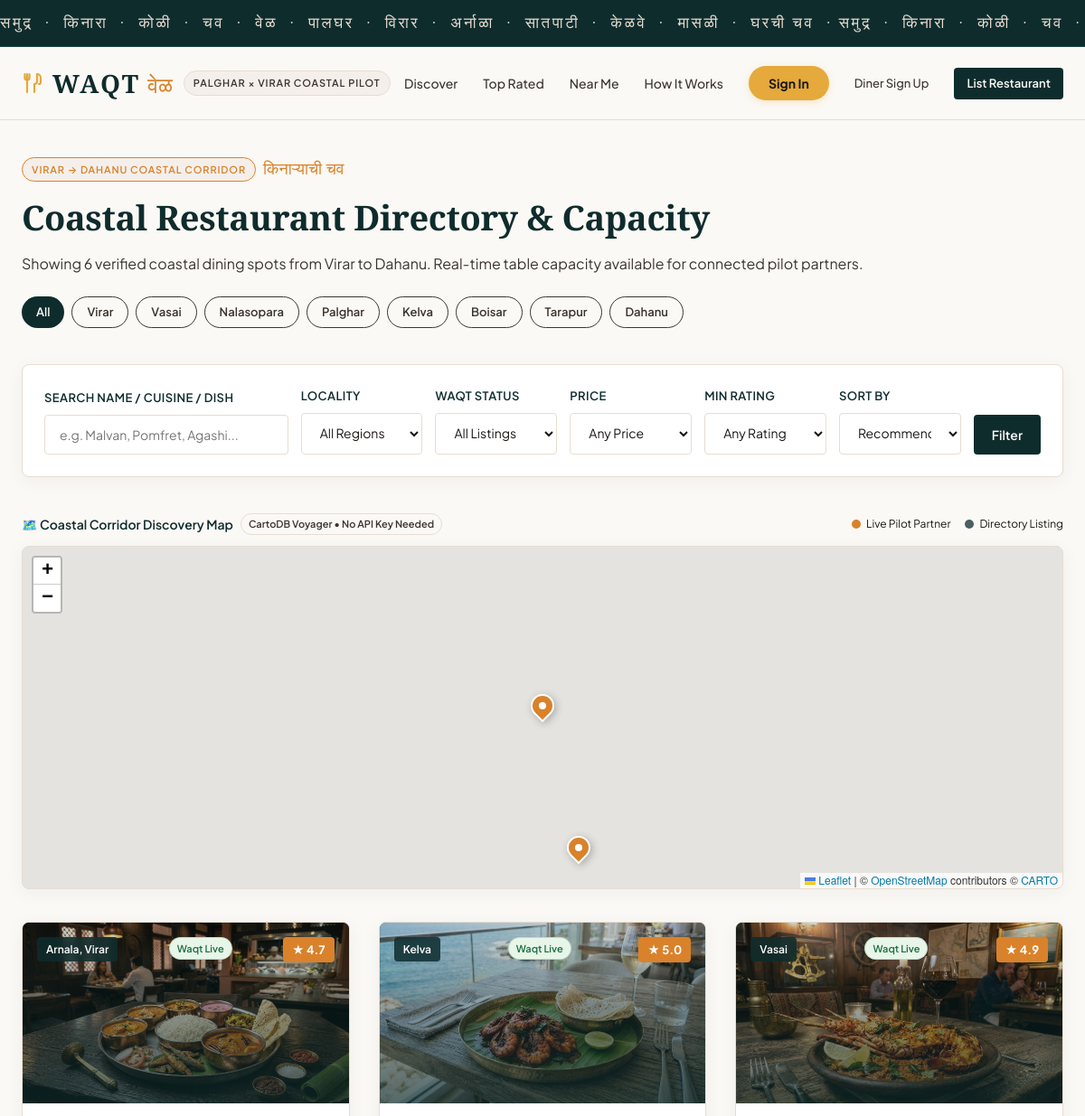
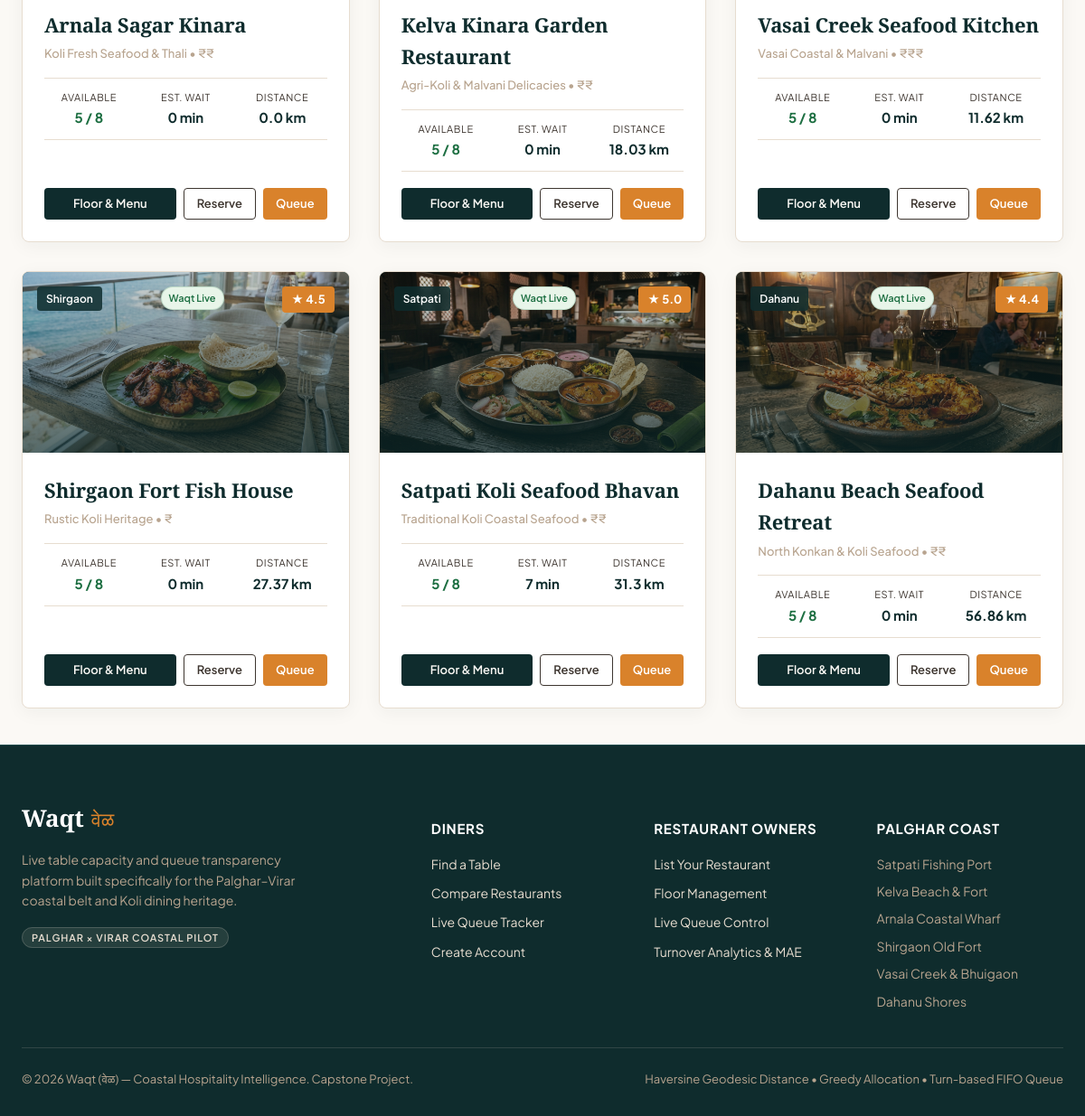
Screenshot of /restaurants/search/ with the database file from the repository (2 pictures, top to bottom).
### restaurants/models.py (models this page shows, shortened)
class Restaurant(models.Model):
    PRICE_CHOICES = (
        ('₹', 'Budget (Under ₹300 per person)'),
        ('₹₹', 'Moderate (₹300 - ₹700 per person)'),
        ('₹₹₹', 'Premium (₹700 - ₹1500 per person)'),
        ('₹₹₹₹', 'Luxury Coastal Feast (₹1500+ per person)'),
    )
    WAQT_STATUS_CHOICES = (
        ('LIVE', 'Live on Waqt (Floor & Queue Connected)'),
        ('LISTED', 'Listed in Directory (Not Connected)'),
        ('DEMO', 'Waqt Pilot Demo Data'),
    )
    CLAIM_STATUS_CHOICES = (
        ('UNCLAIMED', 'Unclaimed Public Listing'),
        ('PENDING', 'Claim Pending Verification'),
        ('VERIFIED', 'Verified Owner Registered'),
        ('REJECTED', 'Claim Rejected'),
    )
    owner = models.ForeignKey(settings.AUTH_USER_MODEL, on_delete=models.SET_NULL, null=True, blank=True, related_name='restaurants')
    name = models.CharField(max_length=255)
    slug = models.SlugField(max_length=255, unique=True, blank=True)
    description = models.TextField(blank=True, default='')
    cuisine_type = models.CharField(max_length=120, default='Koli Coastal Seafood')
    address = models.CharField(max_length=500)
    locality = models.CharField(max_length=120, help_text="e.g. Virar, Nalasopara, Vasai, Palghar, Boisar, Tarapur, Kelva, Dahanu")
    city = models.CharField(max_length=100, default='Palghar')
    district = models.CharField(max_length=100, default='Palghar')
    latitude = models.DecimalField(max_digits=9, decimal_places=6, default=19.693600)
    longitude = models.DecimalField(max_digits=9, decimal_places=6, default=72.765500)
    price_range = models.CharField(max_length=10, choices=PRICE_CHOICES, default='₹₹')
    phone = models.CharField(max_length=50, blank=True, default='')
    website = models.URLField(max_length=500, blank=True, null=True)
    opening_time = models.TimeField(default='11:00:00')
    closing_time = models.TimeField(default='23:00:00')
    average_rating = models.FloatField(default=4.2, validators=[MinValueValidator(1.0), MaxValueValidator(5.0)])
    external_rating = models.FloatField(null=True, blank=True)
    external_rating_source = models.CharField(max_length=80, blank=True, default='Public Reviews')
    waqt_rating = models.FloatField(null=True, blank=True)
    is_active = models.BooleanField(default=True)
    is_verified = models.BooleanField(default=True, help_text="True if business existence is verified from public sources")
    is_demo = models.BooleanField(default=False, help_text="True only for designated test/demo restaurants")
    waqt_status = models.CharField(max_length=20, choices=WAQT_STATUS_CHOICES, default='LISTED')
    claim_status = models.CharField(max_length=25, choices=CLAIM_STATUS_CHOICES, default='UNCLAIMED')
    source_url = models.URLField(max_length=600, blank=True, null=True)
    source_name = models.CharField(max_length=100, blank=True, default='Public Coastal Directory')
    last_verified_at = models.DateTimeField(null=True, blank=True)
    hero_image = models.CharField(max_length=500, blank=True, default='/static/images/hero-coastal.jpg')
    created_at = models.DateTimeField(auto_now_add=True)
    updated_at = models.DateTimeField(auto_now=True)
    class Meta:
        ordering = ['name']
        indexes = [
            models.Index(fields=['locality']),
            models.Index(fields=['waqt_status']),
            models.Index(fields=['cuisine_type']),
        ]
    def is_connected_to_waqt(self):
        return self.waqt_status in ['LIVE', 'DEMO']
    def total_tables(self):
        return self.tables.count() if self.is_connected_to_waqt() else 0
    def available_tables(self):
        return self.tables.filter(status='AVAILABLE').count() if self.is_connected_to_waqt() else 0
    def waiting_queue_count(self):
        return self.queue_entries.filter(status='WAITING').count() if self.is_connected_to_waqt() else 0

### restaurants/views.py (the view, shortened to what this page needs)
# urls.py: path('search/', views.restaurant_search_view, name='search'),
def restaurant_search_view(request):
    restaurants = Restaurant.objects.filter(is_active=True)
    query = request.GET.get('q', '').strip()
    cuisine = request.GET.get('cuisine', '').strip()
    price = request.GET.get('price', '').strip()
    locality = request.GET.get('locality', '').strip()
    status_filter = request.GET.get('status', '').strip()
    min_rating = request.GET.get('min_rating', '').strip()
    sort_by = request.GET.get('sort', 'recommended')
    try:
        user_lat = float(request.GET.get('lat', get_default_coastal_coords()[0]))
        user_lon = float(request.GET.get('lon', get_default_coastal_coords()[1]))
    except (ValueError, TypeError):
        user_lat, user_lon = get_default_coastal_coords()
    if cuisine:
        restaurants = restaurants.filter(cuisine_type__icontains=cuisine)
    if price:
        restaurants = restaurants.filter(price_range=price)
    if locality and locality.lower() != 'all':
        restaurants = restaurants.filter(
            Q(locality__icontains=locality) | Q(city__icontains=locality)
        )
    if status_filter == 'live':
        restaurants = restaurants.filter(waqt_status__in=['LIVE', 'DEMO'])
    elif status_filter == 'listed':
        restaurants = restaurants.filter(waqt_status='LISTED')
    annotated = []
    for r in restaurants:
        dist = calculate_haversine_distance(user_lat, user_lon, float(r.latitude), float(r.longitude))
        is_conn = r.is_connected_to_waqt()
        wait = estimate_queue_wait_minutes(r, party_size=2) if is_conn else None
        score_data = calculate_waqt_score(r, user_lat, user_lon)
        effective_rating = float(r.external_rating or r.average_rating or 4.0)
        annotated.append({
            'obj': r,
            'is_connected': is_conn,
            'distance_km': dist,
            'wait_minutes': wait,
            'waqt_score': score_data['waqt_score'] if is_conn else round(effective_rating * 15, 1),
            'score_breakdown': score_data['breakdown'] if is_conn else {},
            'available_tables': r.available_tables() if is_conn else None,
            'total_tables': r.total_tables() if is_conn else None,
            'waiting_queue': r.waiting_queue_count() if is_conn else None,
            'effective_rating': effective_rating,
        })
    if sort_by == 'distance':
        annotated.sort(key=lambda x: x['distance_km'])
    elif sort_by == 'rating':
        annotated.sort(key=lambda x: x['effective_rating'], reverse=True)
    elif sort_by == 'wait':
        annotated.sort(key=lambda x: (x['wait_minutes'] is None, x['wait_minutes'] or 999))
    elif sort_by == 'price':
        tier_order = {'₹': 1, '₹₹': 2, '₹₹₹': 3, '₹₹₹₹': 4}
        annotated.sort(key=lambda x: tier_order.get(x['obj'].price_range, 2))
    else:  # 'recommended'
        annotated.sort(key=lambda x: (x['is_connected'], x['waqt_score']), reverse=True)
    localities = ['All', 'Virar', 'Vasai', 'Nalasopara', 'Palghar', 'Kelva', 'Boisar', 'Tarapur', 'Dahanu']
    map_pins = []
    for item in annotated:
        r = item['obj']
        map_pins.append({
            'name': r.name,
            'slug': r.slug,
            'locality': r.locality,
            'cuisine': r.cuisine_type,
            'lat': float(r.latitude),
            'lon': float(r.longitude),
            'rating': item['effective_rating'],
            'is_connected': item['is_connected'],
            'available_tables': item['available_tables'],
            'total_tables': item['total_tables'],
            'wait_minutes': item['wait_minutes'],
            'price_range': r.price_range,
        })
    context = {
        'restaurants': annotated,
        'query': query,
        'cuisine': cuisine,
        'price': price,
        'locality': locality,
        'status_filter': status_filter,
        'min_rating': min_rating,
        'sort_by': sort_by,
        'user_lat': user_lat,
        'user_lon': user_lon,
        'localities': localities,
        'total_count': len(annotated),
        'map_pins_json': json.dumps(map_pins),
    }
    return render(request, 'customer/search.html', context)

### templates/customer/search.html (shortened to what this page needs)
{% extends 'base.html' %}
{% load static %}
{% block content %}
<div class="waqt-container" style="padding: 40px 24px;">
  <div class="section-header" style="text-align: left; margin-bottom: 24px;">
    <div style="display: flex; align-items: center; gap: 8px; margin-bottom: 8px;">
      <span class="pilot-tag"
        style="background: var(--cream); border-color: var(--turmeric); color: var(--turmeric); font-size: 11px;">
        VIRAR &rarr; DAHANU COASTAL CORRIDOR
      </span>
      <span class="marathi-accent" style="font-size: 18px;">किनाऱ्याची चव</span>
    </div>
    <h1 style="font-size: 38px; margin: 0 0 8px 0;">Coastal Restaurant Directory & Capacity</h1>
    <p style="color: var(--driftwood); font-size: 16px; margin: 0;">
      Showing {{ total_count }} verified coastal dining spots from Virar to Dahanu. Real-time table capacity available
      for connected pilot partners.
    </p>
  </div>
  <div style="display: flex; gap: 8px; overflow-x: auto; padding-bottom: 16px; margin-bottom: 24px;">
    {% for loc in localities %}
    <a href="?locality={% if loc == 'All' %}{% else %}{{ loc }}{% endif %}{% if status_filter %}&status={{ status_filter }}{% endif %}"
      class="btn btn-sm {% if locality == loc or not locality and loc == 'All' %}btn-primary{% else %}btn-outline{% endif %}"
      style="border-radius: 999px; white-space: nowrap; font-size: 13px; padding: 6px 16px;">
      {{ loc }}
    </a>
    {% endfor %}
  </div>
  <form method="get"
    style="background: #fff; border: var(--border-subtle); border-radius: var(--radius-md); padding: 24px; box-shadow: var(--shadow-subtle); margin-bottom: 40px;">
    <div
      style="display: grid; grid-template-columns: 2fr 1fr 1fr 1fr 1fr 1fr auto; gap: 14px; align-items: flex-end; flex-wrap: wrap;">
      <div>
        <label class="form-label">Search Name / Cuisine / Dish</label>
        <input type="text" name="q" value="{{ query }}" placeholder="e.g. Malvan, Pomfret, Agashi..."
          class="form-input">
      </div>
      <div>
        <label class="form-label">Locality</label>
        <select name="locality" class="form-select">
          <option value="">All Regions</option>
        </select>
      </div>
      <div>
        <label class="form-label">Waqt Status</label>
        <select name="status" class="form-select">
          <option value="">All Listings</option>
        </select>
      </div>
      <div>
        <label class="form-label">Price</label>
        <select name="price" class="form-select">
          <option value="">Any Price</option>
        </select>
      </div>
      <div>
        <label class="form-label">Min Rating</label>
        <select name="min_rating" class="form-select">
          <option value="">Any Rating</option>
        </select>
      </div>
      <div>
        <label class="form-label">Sort By</label>
        <select name="sort" class="form-select">
          <option value="recommended" {% if sort_by == 'recommended' %}selected{% endif %}>Recommended</option>
        </select>
      </div>
      <button type="submit" class="btn btn-primary" style="height: 44px; padding: 0 20px;">
        Filter
      </button>
    </div>
  </form>
  <div style="margin-bottom: 36px;">
    <div style="display: flex; justify-content: space-between; align-items: center; margin-bottom: 12px; flex-wrap: wrap; gap: 8px;">
      <div style="font-size: 14px; font-weight: 600; color: var(--deep-tide); display: flex; align-items: center; gap: 8px;">
        <span>🗺️ Coastal Corridor Discovery Map</span>
        <span style="font-size: 11px; background: var(--shell); border: 1px solid var(--sand); padding: 2px 8px; border-radius: 999px; color: var(--driftwood);">
          CartoDB Voyager &bull; No API Key Needed
        </span>
      </div>
      <div style="display: flex; gap: 16px; font-size: 12px;">
        <span style="display: inline-flex; align-items: center; gap: 6px;">
          <span style="width: 10px; height: 10px; border-radius: 50%; background: #D9822B;"></span> Live Pilot Partner
        </span>
        <span style="display: inline-flex; align-items: center; gap: 6px;">
          <span style="width: 10px; height: 10px; border-radius: 50%; background: #4A6061;"></span> Directory Listing
        </span>
      </div>
    </div>
    <div id="map"
      style="height: 380px; width: 100%; border-radius: var(--radius-md); border: var(--border-subtle); box-shadow: var(--shadow-subtle); background: #e5e3df; overflow: hidden; position: relative;">
    </div>
  </div>
  {% if restaurants %}
  <div class="restaurant-grid">
    {% for item in restaurants %}
    <div class="restaurant-card" style="display: flex; flex-direction: column;">
        <div class="card-header-img img-{% if forloop.counter|divisibleby:3 %}3{% elif forloop.counter|divisibleby:2 %}2{% else %}1{% endif %}">
        <div class="card-img-overlay">
          <span class="locality-badge">{{ item.obj.locality }}</span>
          {% if item.is_connected %}
          <span class="badge-status badge-available" style="font-size: 11px; padding: 3px 8px;">Waqt Live</span>
          {% else %}
          <span
            style="background: rgba(15,44,45,0.8); color: var(--sand); border: 1px solid rgba(231,221,208,0.4); font-size: 10px; font-weight: 600; padding: 3px 8px; border-radius: 999px;">
            Directory Listing
          </span>
          {% endif %}
          <span class="score-badge">★ {{ item.effective_rating }}</span>
        </div>
      </div>
      <div class="card-body" style="flex: 1; display: flex; flex-direction: column;">
        <h3 class="card-title" style="margin-bottom: 4px;">{{ item.obj.name }}</h3>
        <div class="card-cuisine" style="margin-bottom: 16px;">
          {{ item.obj.cuisine_type }} &bull; {{ item.obj.price_range }}
        </div>
        {% if item.is_connected %}
        <div class="live-metrics-bar">
          <div>
            <div class="metric-item-label">Available</div>
            <div class="metric-item-value" style="color: var(--status-available);">{{ item.available_tables }} / {{ item.total_tables }}</div>
          </div>
          <div>
            <div class="metric-item-label">Est. Wait</div>
            <div class="metric-item-value">{{ item.wait_minutes }} min</div>
          </div>
          <div>
            <div class="metric-item-label">Distance</div>
            <div class="metric-item-value">{{ item.distance_km }} km</div>
          </div>
        </div>
        <div style="display: flex; gap: 8px; margin-top: auto;">
          <a href="{% url 'restaurants:detail' item.obj.slug %}" class="btn btn-primary btn-sm" style="flex: 1;">
            Floor & Menu
          </a>
          <a href="{% url 'reservations:book' item.obj.slug %}" class="btn btn-outline btn-sm">
            Reserve
          </a>
          <a href="{% url 'queue_system:join' item.obj.slug %}" class="btn btn-accent btn-sm">
            Queue
          </a>
        </div>
        {% endif %}
      </div>
    </div>
    {% endfor %}
  </div>
  {% endif %}
</div>
{% endblock %}

### rows the page displays
Restaurant: obj.locality "Arnala, Virar", effective_rating "4.7", obj.name "Arnala Sagar Kinara", obj.cuisine_type "Koli Fresh Seafood & Thali", obj.price_range "₹₹", available_tables "5", total_tables "8", wait_minutes "0", distance_km "0.0"
Restaurant: obj.locality "Kelva", effective_rating "5.0", obj.name "Kelva Kinara Garden Restaurant", obj.cuisine_type "Agri-Koli & Malvani Delicacies", obj.price_range "₹₹", available_tables "5", total_tables "8", wait_minutes "0", distance_km "18.03"
Restaurant: obj.locality "Vasai", effective_rating "4.9", obj.name "Vasai Creek Seafood Kitchen", obj.cuisine_type "Vasai Coastal & Malvani", obj.price_range "₹₹₹", available_tables "5", total_tables "8", wait_minutes "0", distance_km "11.62"
Restaurant: obj.locality "Shirgaon", effective_rating "4.5", obj.name "Shirgaon Fort Fish House", obj.cuisine_type "Rustic Koli Heritage", obj.price_range "₹", available_tables "5", total_tables "8", wait_minutes "0", distance_km "27.37"
Restaurant: obj.locality "Satpati", effective_rating "5.0", obj.name "Satpati Koli Seafood Bhavan", obj.cuisine_type "Traditional Koli Coastal Seafood", obj.price_range "₹₹", available_tables "5", total_tables "8", wait_minutes "7", distance_km "31.3"
Restaurant: obj.locality "Dahanu", effective_rating "4.4", obj.name "Dahanu Beach Seafood Retreat", obj.cuisine_type "North Konkan & Koli Seafood", obj.price_range "₹₹", available_tables "5", total_tables "8", wait_minutes "0", distance_km "56.86"

### other values shown
{{ PILOT_REGION }} "PALGHAR × VIRAR COASTAL PILOT"
{{ total_count }} "6"
{{ loc }} "All" "Virar" "Vasai" "Nalasopara" "Palghar" "Kelva" "Boisar" "Tarapur" "Dahanu"
